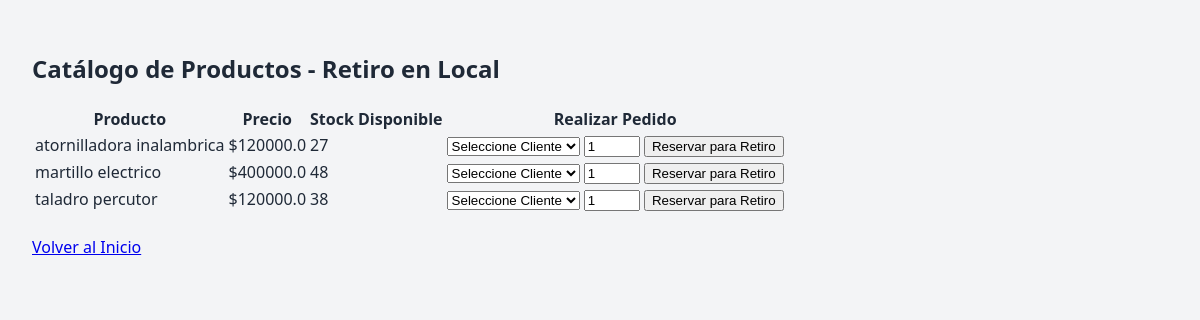
The app's page /pedidos/catalogo, older data.
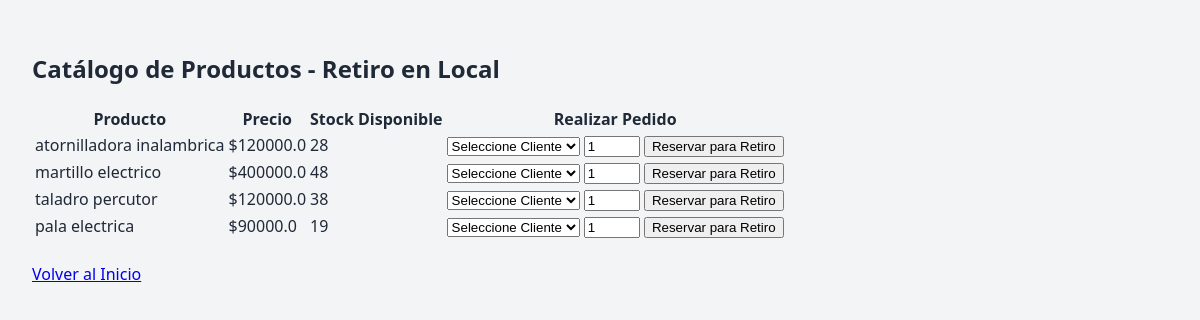
The same page, newer data.
### db.py (models this page shows)
class Producto(Base):
    __tablename__ = "producto"
    id_producto = Column(Integer, primary_key=True, autoincrement=True)
    nombre = Column(String, nullable=False)
    precio = Column(Float, nullable=False)
    stock = Column(Integer, nullable=False)
    activo = Column(Boolean, default=True)
    fk_id_categoria = Column(Integer, ForeignKey("categoria.id_categoria"), nullable=False)
    categoria = relationship("Categoria")

### pedidos.py (the view, shortened to what this page needs)
@pedidos_bp.route('/catalogo', methods=['GET', 'POST'])
def catalogo_cliente():
    db_cursor = Session()
    try:
        productos_disponibles = db_cursor.query(Producto).filter(Producto.activo == True, Producto.stock > 0).all()
        clientes = db_cursor.query(Cliente).filter_by(activo=True).all()
        return render_template("catalogo_cliente.html", productos=productos_disponibles, clientes=clientes)
    finally:
        db_cursor.close()

### templates/catalogo_cliente.html (shortened to what this page needs)
<!DOCTYPE html>
<html lang="es">
<head>
    <link rel="stylesheet" href="{{ url_for('static', filename='css/index.css') }}">
</head>
<body>
    <div class="hw-main-content">
        <h2>Catálogo de Productos - Retiro en Local</h2>
        <table>
            <thead>
                <tr>
                    <th>Producto</th>
                    <th>Precio</th>
                    <th>Stock Disponible</th>
                    <th>Realizar Pedido</th>
                </tr>
            </thead>
            <tbody>
             {% for pro in productos %}
             <tr>
                <td>{{ pro.nombre }}</td>
                <td>${{ pro.precio }}</td>
                <td>{{ pro.stock }}</td>
                <td>
                    <form action="{{ url_for('pedidos.catalogo_cliente') }}" method="POST">
                        <select name="id_cliente" required>
                            <option value="" disabled selected>Seleccione Cliente</option>
                        </select>
                        <input type="number" name="cantidad" min="1" max="{{ pro.stock }}" value="1" required>
                        <button type="submit">Reservar para Retiro</button>
                    </form>
                </td>
             </tr>
             {% endfor %}
            </tbody>
        </table>
        <br>
        <a href="{{ url_for('home') }}">Volver al Inicio</a>
    </div>
</body>
</html>

Row changes from the older to the newer data that the page shows:
changed Producto "atornilladora inalambrica": stock "27" → "28"
now on this page (row edited): Producto: nombre "pala electrica", precio "90000.0", stock "19"
